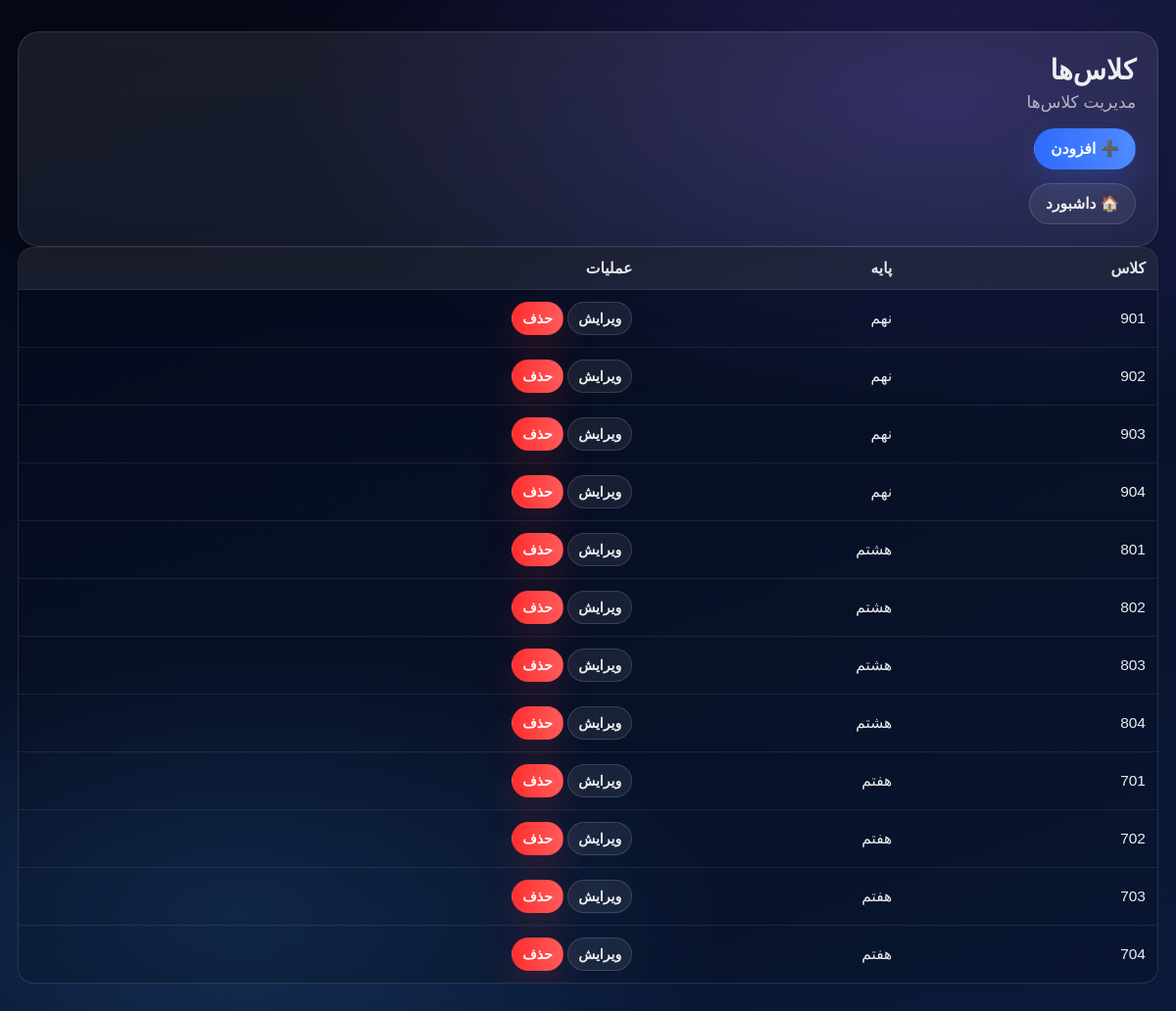
The app's page /panel/classes/ (signed in) with its own data.
### main/models.py (models this page shows, shortened)
class SchoolClass(models.Model):
    school = models.ForeignKey(School, on_delete=models.CASCADE, db_index=True, related_name="classes")
    name = models.CharField(max_length=50, verbose_name="نام کلاس")  # مثلا 701
    grade = models.ForeignKey(Grade, on_delete=models.CASCADE, db_index=True, related_name="classes")
    class Meta:
        verbose_name = "کلاس"
        verbose_name_plural = "کلاس‌ها"
        unique_together = ("school", "name")

class Grade(models.Model):
    school = models.ForeignKey(School, on_delete=models.CASCADE, db_index=True, related_name="grades")
    name = models.CharField(max_length=50, verbose_name="نام پایه")  # هفتم، هشتم، نهم
    class Meta:
        verbose_name = "پایه"
        verbose_name_plural = "پایه‌ها"
        unique_together = ("school", "name")

### main/panel_views.py (the view)
# urls.py: path("classes/", v.schoolclass_list, name="schoolclass_list"),
@login_required
def schoolclass_list(request):
    school = _require_school(request)
    if school is None:
        return redirect("panel_dashboard")
    qs = SchoolClass.objects.filter(school=school).select_related("grade").order_by("grade__name", "name")
    rows = [{
        "cols": [c.name, c.grade.name],
        "edit_url": ("schoolclass_update", c.id),
        "delete_url": ("schoolclass_delete", c.id),
    } for c in qs]
    return _list_page(request, "کلاس‌ها", "مدیریت کلاس‌ها", "schoolclass_create", ["کلاس", "پایه"], rows)

### main/panel_views.py (called while the page is built)
def _require_school(request):
    school = getattr(request.user, "school", None)
    if school is None:
        messages.error(request, "❌ این حساب به هیچ مدرسه‌ای وصل نیست.")
    return school

def _list_page(request, title, subtitle, add_url_name, headers, rows, actions=True, extra_buttons=None):
    return render(request, "panel/list.html", {
        "title": title,
        "subtitle": subtitle,
        "headers": headers,
        "rows": rows,
        "add_url_name": add_url_name,
        "actions": actions,
        "extra_buttons": extra_buttons or [],
    })

### templates/panel/list.html (shortened to what this page needs)
{% load static %}
<!doctype html>
<html lang="fa" dir="rtl">
<head>
</head>
<body>
  <div class="wrap">
    <div class="card">
      <h1>{{ title }}</h1>
      <div class="sub">{{ subtitle }}</div>
      <div class="topbar">
  <div class="btns">
    {% if add_url_name %}
      <a class="btn btn-primary" href="{% url add_url_name %}">➕ افزودن</a>
    {% endif %}
  </div>
</div>
        <a class="btn btn-ghost" href="{% url 'panel_dashboard' %}">🏠 داشبورد</a>
      </div>
      <table>
        <thead>
          <tr>
            {% for h in headers %}
              <th>{{ h }}</th>
            {% endfor %}
            {% if actions %}
              <th class="action-cell">عملیات</th>
            {% endif %}
          </tr>
        </thead>
        <tbody>
          {% for r in rows %}
            <tr>
              {% for c in r.cols %}
                <td>{{ c }}</td>
              {% endfor %}
              {% if actions %}
                <td class="action-cell">
                  {% if r.edit_url %}
                    <a class="btn btn-ghost mini" href="{% url r.edit_url.0 r.edit_url.1 %}">ویرایش</a>
                  {% endif %}
                  {% if r.delete_url %}
                    <a class="btn btn-danger mini" href="{% url r.delete_url.0 r.delete_url.1 %}"
                       onclick="return confirm('حذف بشه؟');">حذف</a>
                  {% endif %}
                </td>
              {% endif %}
            </tr>
          {% empty %}
            <tr><td colspan="99" style="text-align:center; color:rgba(255,255,255,.7)">چیزی برای نمایش نیست.</td></tr>
          {% endfor %}
        </tbody>
      </table>
    </div>
</body>
</html>

### templates/panel/list.html (style rules this page uses)
:root { --bg1:#050816; --bg2:#0b1a3a; --card:rgba(255,255,255,.08); --border:rgba(255,255,255,.12); --text:rgba(255,255,255,.92); --muted:rgba(255,255,255,.65); --blue1:#4f8bff; --blue2:#2f6bff; --red1:#ff3b3b; --shadow:0 18px 60px rgba(0,0,0,.35); --radius:22px; }
body { margin:0; font-family: "Vazirmatn","Vazir",Tahoma,Arial,sans-serif; background: radial-gradient(1200px 600px at 80% 10%, rgba(120,90,255,.25), transparent 55%), radial-gradient(900px 500px at 20% 90%, rgba(70,170,255,.18), transparent 55%), linear-gradient(160deg, var(--bg1), var(--bg2)); color:var(--text); font-size: 17px; }
.wrap { max-width:1200px; margin:0 auto; padding:32px 18px; }
.card { background: linear-gradient(180deg, var(--card), rgba(255,255,255,.06)); border:1px solid var(--border); border-radius: var(--radius); box-shadow: var(--shadow); padding: 22px; }
h1 { margin:0 0 6px; font-size:28px; }
.sub { color:var(--muted); margin-bottom:16px }
.topbar { display:flex; align-items:center; justify-content:space-between; gap:12px; margin-bottom:14px; flex-wrap:wrap; }
.btns { display:flex; gap:10px; flex-wrap:wrap; align-items:center; }
.btn { display:inline-flex; align-items:center; justify-content:center; gap:10px; border-radius: 999px; padding: 11px 16px; border: 1px solid transparent; cursor:pointer; font-weight:800; text-decoration:none; user-select:none; transition:.18s ease; font-size: 15.5px; color: white; }
.btn-primary { background:linear-gradient(90deg, var(--blue2), var(--blue1)); box-shadow:0 14px 35px rgba(60,120,255,.22); }
.btn-danger { background:linear-gradient(90deg, #ff2e2e, #ff5a5a); box-shadow:0 14px 35px rgba(255,60,60,.18); }
.btn-ghost { background:rgba(255,255,255,.07); border-color:rgba(255,255,255,.14); color:var(--text); }
table { width:100%; border-collapse:separate; border-spacing:0; overflow:hidden; border-radius: 16px; border:1px solid rgba(255,255,255,.12); background: rgba(7,12,30,.25); }
th, td { padding: 12px 12px; border-bottom:1px solid rgba(255,255,255,.08); text-align:right; vertical-align:middle; font-size: 15.5px; }
th { background: rgba(255,255,255,.08); color: rgba(255,255,255,.9); font-weight:900; }
tr:last-child td { border-bottom:none; }
.action-cell { white-space:nowrap; }
.mini { padding:8px 10px; font-size:14px; border-radius: 999px; }

### records on screen
SchoolClass: cols "901"
Grade: cols "نهم" "نهم" "نهم" "نهم"
SchoolClass: cols "902"
SchoolClass: cols "903"
SchoolClass: cols "904"
SchoolClass: cols "801"
Grade: cols "هشتم" "هشتم" "هشتم" "هشتم"
SchoolClass: cols "802"
SchoolClass: cols "803"
SchoolClass: cols "804"
SchoolClass: cols "701"
Grade: cols "هفتم" "هفتم" "هفتم" "هفتم"
SchoolClass: cols "702"
SchoolClass: cols "703"
SchoolClass: cols "704"

### other values on screen
{{ title }} "کلاس‌ها"
{{ subtitle }} "مدیریت کلاس‌ها"
{{ h }} "کلاس" "پایه"
